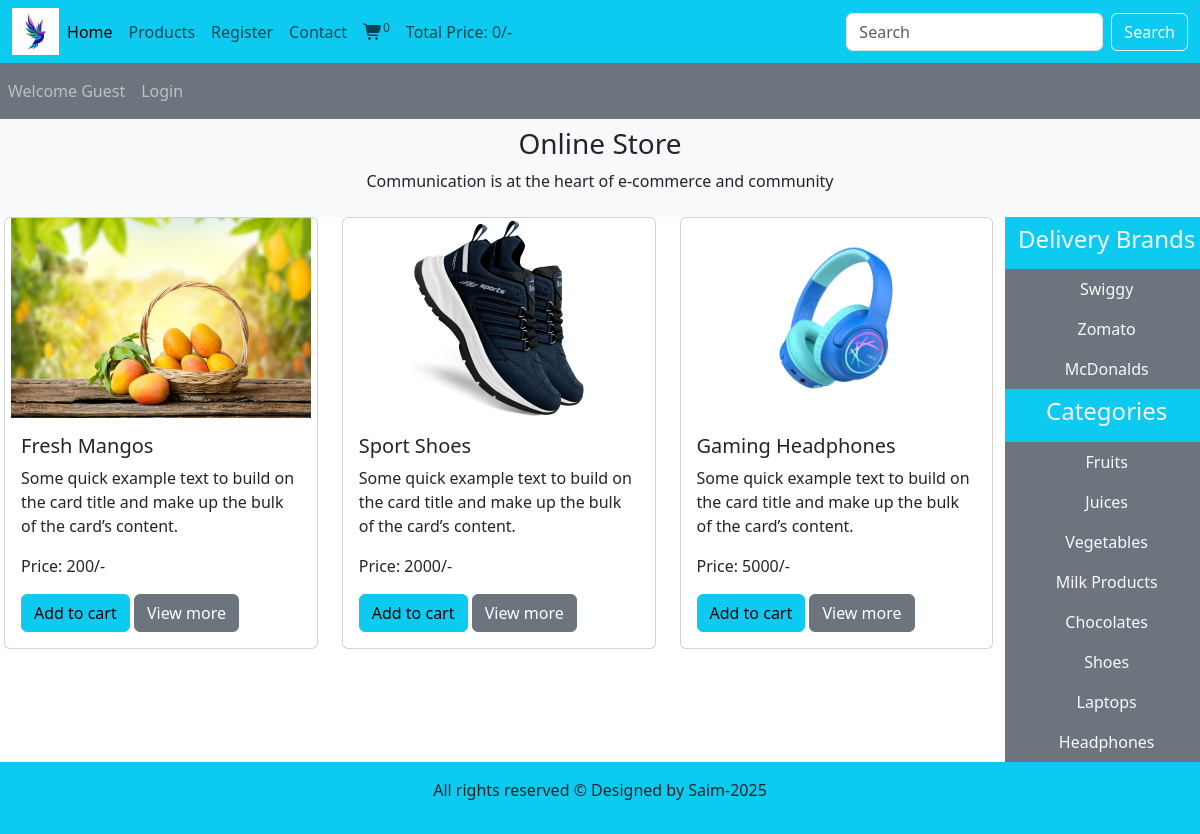
The page / on the database its author committed.
### tables this page shows
CREATE TABLE `products` (
  `product_id` int(11) NOT NULL,
  `product_title` varchar(100) NOT NULL,
  `product_description` varchar(255) NOT NULL,
  `product_keywords` varchar(255) NOT NULL,
  `category_id` int(11) NOT NULL,
  `brand_id` int(11) NOT NULL,
  `product_image1` varchar(255) NOT NULL,
  `product_image2` varchar(255) NOT NULL,
  `product_image3` varchar(255) NOT NULL,
  `product_price` varchar(100) NOT NULL,
  `product_date` timestamp NOT NULL DEFAULT current_timestamp() ON UPDATE current_timestamp(),
  `product_status` varchar(100) NOT NULL
);

CREATE TABLE `brands` (
  `brand_id` int(11) NOT NULL,
  `brand_title` varchar(100) NOT NULL
);

CREATE TABLE `categories` (
  `category_id` int(11) NOT NULL,
  `category_title` varchar(100) NOT NULL
);

### functions/common_function.php (the view, shortened to what this page needs)
<?php
    function getProducts() {
        global $con;
        if(!isset($_GET['category'])) {
            if(!isset($_GET['brand'])) {
                $select_query="Select * from `products` order by rand() limit 0, 3";
                $result_query=mysqli_query($con, $select_query);
                while($row=mysqli_fetch_assoc($result_query)) {
                    $product_id=$row['product_id'];
                    $product_title=$row['product_title'];
                    $product_description=$row['product_description'];
                    $product_image1=$row['product_image1'];
                    $product_price=$row['product_price'];
                    echo "
                        <div class='col-md-4 mb-2'>
                            <div class='card'>
                                <img src='./admin_area/product_images/$product_image1' class='card-img-top' alt='$product_title'>
                                <div class='card-body'>
                                    <h5 class='card-title'>$product_title</h5>
                                    <p class='card-text'>$product_description</p>
                                    <p class='card-text'>Price: $product_price/-</p>
                                    <a href='index.php?add_to_cart=$product_id' class='btn btn-info'>Add to cart</a>
                                    <a href='product_details.php?product_id=$product_id' class='btn btn-secondary'>View more</a>
                                </div>
                            </div>
                        </div>
                    ";
                }
            }
        }
    }
    function getBrands() {
        global $con;
        $select_brands="Select * from `brands`";
        $result_brands=mysqli_query($con, $select_brands);
        while($row_data=mysqli_fetch_assoc($result_brands)) {
            $brand_title=$row_data['brand_title'];
            $brand_id=$row_data['brand_id'];
            echo "<li class='nav-item'><a href='index.php?brand=$brand_id' class='nav-link text-light'>$brand_title</a></li>";
        }
    }
    function getCategories() {
        global $con;
        $select_categories="Select * from `categories`";
        $result_categories=mysqli_query($con, $select_categories);
        while($row_data=mysqli_fetch_assoc($result_categories)) {
            $category_title=$row_data['category_title'];
            $category_id=$row_data['category_id'];
            echo "<li class='nav-item'><a href='index.php?category=$category_id' class='nav-link text-light'>$category_title</a></li>";
        }
    }
    function getUserIpAddress() {
        if (!empty($_SERVER['HTTP_CLIENT_IP'])) {
            $ip = $_SERVER['HTTP_CLIENT_IP'];
        } elseif (!empty($_SERVER['HTTP_X_FORWARDED_FOR'])) {
            $ip = $_SERVER['HTTP_X_FORWARDED_FOR'];
        } else {
            $ip = $_SERVER['REMOTE_ADDR'];
        }
        return $ip;
    }
    function cartItems() {
        if(isset($_GET['add_to_cart'])) {
            global $con;
            $ip=getUserIpAddress();
            $select_query="Select * from `cart_details` where ip_address='$ip'";
            $result_query=mysqli_query($con, $select_query);
            $count_cart_items=mysqli_num_rows($result_query);
        } else {
            global $con;
            $ip=getUserIpAddress();
            $select_query="Select * from `cart_details` where ip_address='$ip'";
            $result_query=mysqli_query($con, $select_query);
            $count_cart_items=mysqli_num_rows($result_query);
        }
        echo $count_cart_items;
    }
    function cartTotalPrice() {
        $total=0;
        echo $total;
    }
?>

### index.php (shortened to what this page needs)
<?php
    include('includes/connect.php');
    include('functions/common_function.php');
?>
<!DOCTYPE html>
<html lang="en">
<head>
    <link href="https://cdn.jsdelivr.net/npm/bootstrap@5.3.7/dist/css/bootstrap.min.css" rel="stylesheet">
    <link rel="stylesheet" href="https://cdnjs.cloudflare.com/ajax/libs/font-awesome/7.0.0/css/all.min.css" />
    <link rel = "stylesheet" href = "style.css">
</head>
<body>
    <div class = "container-fluid p-0">
        <nav class="navbar navbar-expand-lg navbar-light bg-info">
            <div class="container-fluid">
                <img src = "./images/logo.png" alt = "" class = "logo">
                <div class="collapse navbar-collapse" id="navbarSupportedContent">
                    <ul class="navbar-nav me-auto mb-2 mb-lg-0">
                        <li class="nav-item">
                            <a class="nav-link active" aria-current="page" href="index.php">Home</a>
                        </li>
                        <li class="nav-item">
                            <a class="nav-link" href="display_all.php">Products</a>
                        </li>
                        <?php
                            if(isset($_SESSION['username'])) {
                                echo "
                                    <li class='nav-item'>
                                        <a class='nav-link' href='./users_area/profile.php'>My Account</a>
                                    </li>
                                ";
                            } else {
                                echo "
                                    <li class='nav-item'>
                                        <a class='nav-link' href='./users_area/user_registration.php'>Register</a>
                                    </li>
                                ";
                            }
                        ?>
                        <li class="nav-item">
                        <li class="nav-item">
                            <a class="nav-link" href="#">Contact</a>
                        </li>
                        <li class="nav-item">
                            <a class="nav-link" href="cart.php"><i class="fa-solid fa-cart-shopping"></i><sup><?php cartItems(); ?></sup></a>
                        </li>
                        <li class="nav-item">
                            <a class="nav-link" href="#">Total Price: <?php cartTotalPrice(); ?>/-</a>
                        </li>
                    </ul>
                    <form class="d-flex" role="search" action="search_product.php" method="get">
                        <input class="form-control me-2" type="search" placeholder="Search" aria-label="Search" name="search_data">
                        <input type="submit" value="Search" class="btn btn-outline-light" name="search_data_product">
                    </form>
                </div>
            </div>
        </nav>
        <nav class="navbar navbar-expand-lg navbar-dark bg-secondary">
            <ul class = "navbar-nav me-auto">
                <?php
                    if(!isset($_SESSION['username'])) {
                        echo "<li class='nav-item'><a class='nav-link' href='#'>Welcome Guest</a></li>";
                    } else {
                        echo "<li class='nav-item'><a class='nav-link' href='#'>Welcome ".$_SESSION['username']."</a></li>";
                    }
                    if(!isset($_SESSION['username'])) {
                        echo "<li class='nav-item'><a class='nav-link' href='./users_area/user_login.php'>Login</a></li>";
                    } else {
                        echo "<li class='nav-item'><a class='nav-link' href='./users_area/user_logout.php'>Logout</a></li>";
                    }
                ?>
            </ul>
        </nav>
        <div class = "bg-light py-2">
            <h3 class="text-center">Online Store</h3>
            <p class="text-center">Communication is at the heart of e-commerce and community</p>
        </div>
        <div class="row px-1">
            <div class="col-md-10">
                <div class="row">
                    <?php
                        getProducts();
                    ?>
                </div>
            </div>
            <div class="col-md-2 bg-secondary p-0">
                <ul class="navbar-nav me-auto text-center">
                    <li class="nav-item bg-info">
                        <a href="#" class="nav-link text-light"><h4>Delivery Brands</h4></a>
                    </li>
                    <?php
                        getBrands();
                    ?>
                </ul>
                <ul class="navbar-nav me-auto text-center">
                    <li class="nav-item bg-info">
                        <a href="#" class="nav-link text-light"><h4>Categories</h4></a>
                    </li>
                    <?php
                        getCategories();
                    ?>
                </ul>
            </div>
        </div>
        <?php
            include("./includes/footer.php")
        ?>
    </div>
</body>
</html>

### includes/footer.php
<div class = "bg-info p-3 text-center">
    <p>All rights reserved © Designed by Saim-2025</p>
</div>

### style.css (style rules this page uses)
* { padding: 0; margin: 0; box-sizing: border-box; }
.logo { width:4%; height:2%; }
.card-img-top { width: 100%; height: 200px; object-fit: contain; }

### index.php (style rules this page uses)
* { padding: 0; margin: 0; box-sizing: border-box; }
body { overflow-x: hidden; }
.logo { width:4%; height:2%; }

### rows shown on the page
products: product_image1 (picture), product_title "Fresh Mangos", product_description "Some quick example text to build on the card title and make up the bulk of the card’s content.", product_price "200"
products: product_image1 (picture), product_title "Sport Shoes", product_description "Some quick example text to build on the card title and make up the bulk of the card’s content.", product_price "2000"
products: product_image1 (picture), product_title "Gaming Headphones", product_description "Some quick example text to build on the card title and make up the bulk of the card’s content.", product_price "5000"
brands: brand_title "Swiggy"
brands: brand_title "Zomato"
brands: brand_title "McDonalds"
categories: category_title "Fruits"
categories: category_title "Juices"
categories: category_title "Vegetables"
categories: category_title "Milk Products"
categories: category_title "Chocolates"
categories: category_title "Shoes"
categories: category_title "Laptops"
categories: category_title "Headphones"

### other values the page prints
$count_cart_items "0"
$total "0"
